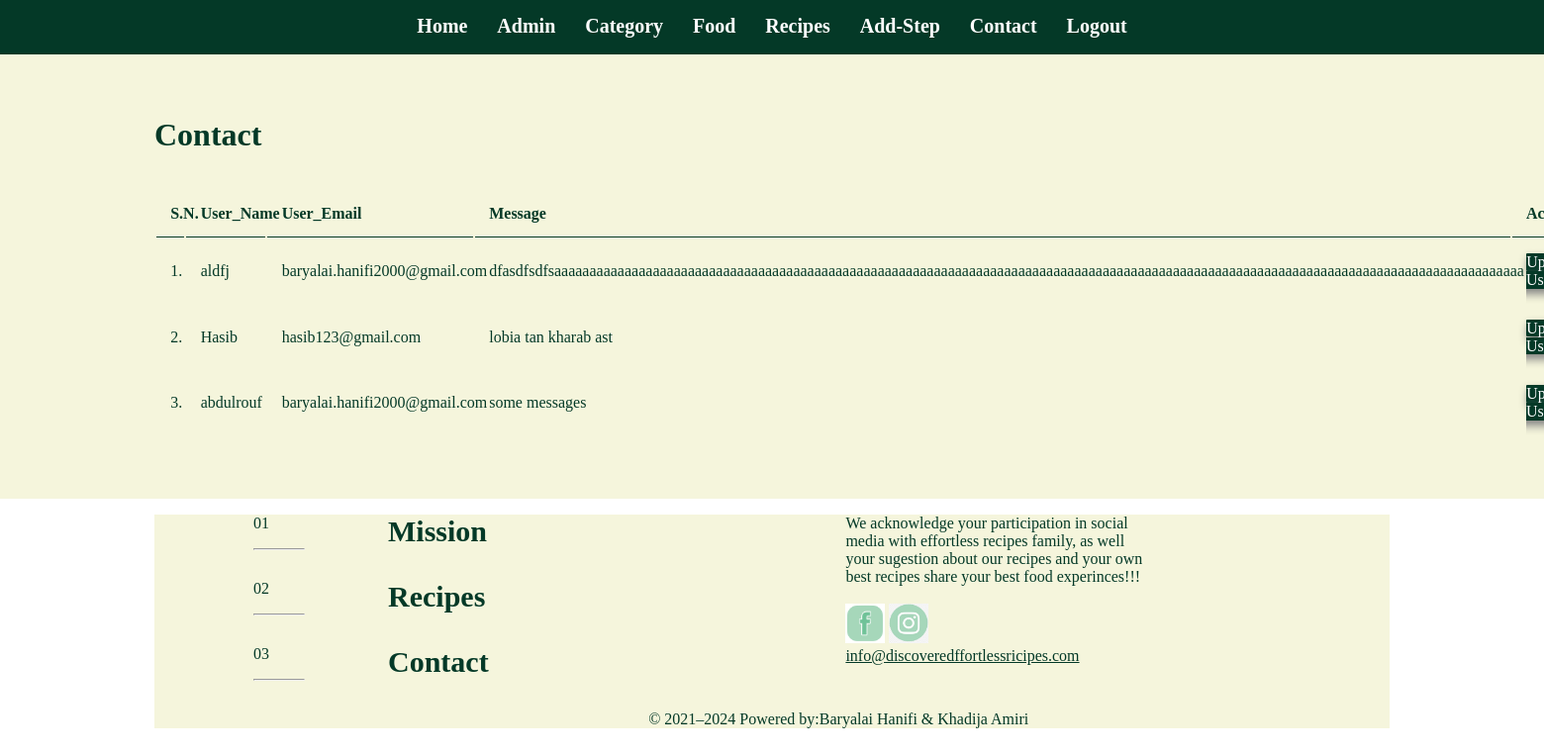
Page /admin/contact.php (signed in) on the committed database.
### tables this page shows
CREATE TABLE `tbl_user` (
  `id` int(10) UNSIGNED NOT NULL,
  `user_name` varchar(150) NOT NULL,
  `user_email` varchar(150) NOT NULL,
  `message` text DEFAULT NULL
);

### admin/contact.php (the view, shortened to what this page needs)
 <?php
	include('./partiales/menu.php');
?>
	<div class="backend-main">
		<div class="wrapper ">
		     <h1>Contact</h1>
		     <br><br>
		     <table class="tbl-full">
		     	<tr>
		     		<th>S.N.</th>
		     		<th>User_Name</th>
		     		<th>User_Email</th>
		     		<th>Message</th>
		     		<th>Actions</th>
		     	</tr>
		     	<?php
		     	$sql = "SELECT * FROM tbl_user ORDER BY id DESC";
		     	$result = mysqli_query($conn,$sql);
		     	$count = mysqli_num_rows($result);
		     	$sn = 1;
		     	if($count>0){
		     		while($row = mysqli_fetch_assoc($result)){
		     			$id = $row['id'];
		     			$user_name = $row['user_name'];
		     			$email = $row['user_email'];
		     			$message = $row['message'];
		     			?>
		     				<tr>
		     				<td><?php echo $sn++; ?>.</td>
		     				<td><?php echo $user_name;?></td>
		     				<td><?php echo $email; ?></td>
		     				<td><?php echo $message;?></td>
		     				<td>
		     				<a href="<?php echo SITEURL;?>admin/update-user.php?id=<?php echo $id;?>" class="btn-secondary">Update User</a>
		     	           	</td>
		        	        </tr>
		     			<?php
		     		}
		     	}else{
		     		echo "<div class='error'>User not available...</div>";
		     	}
		     	?>
		     </table>
	    </div>
	</div>
	<?php
	include('./partiales/footer.php');
	?>

### css/frontend.css (style rules this page uses)
* { margin:0; padding: 0; font-size: relative; }

### css/backend.css (style rules this page uses)
* { margin:0; padding: 0; color:#043927; font-family: "Times New Roman",Times,serif; }
.wrapper { padding: 1%; width: 80%; margin: 0 auto; }
.tbl-full { width: 100%; }
table tr th { border-bottom: 1px solid #043927; padding: 1%; text-align: left; }
table tr td { padding: 1%; }
.btn-secondary { background-color:#043927; color: white; padding: 1%; text-decoration: none; border-radius: 1px; box-shadow: 2px 5px 10px grey; }
.backend-main { background-color:#f5f5dc; color: white; padding: 3% 0; }

### rows in the picture
tbl_user: user_name "aldfj", user_email "baryalai.hanifi2000@gmail.com", message "dfasdfsdfsaaaaaaaaaaaaaaaaaaaaaaaaaaaaaaaaaaaaaaaaaaaaaaaaaaaaaaaaaaaaaaaaaaaaaaaaaaaaaaaaaaaaaaaaaaaaaaaaaaaaaaaaaaaaaaaaaaaaaaaaaaaaaaaaaaaaaaaaaa"
tbl_user: user_name "Hasib", user_email "hasib123@gmail.com", message "lobia tan kharab ast"
tbl_user: user_name "abdulrouf", user_email "baryalai.hanifi2000@gmail.com", message "some messages"

### other values in the picture
$startYear "2021"
